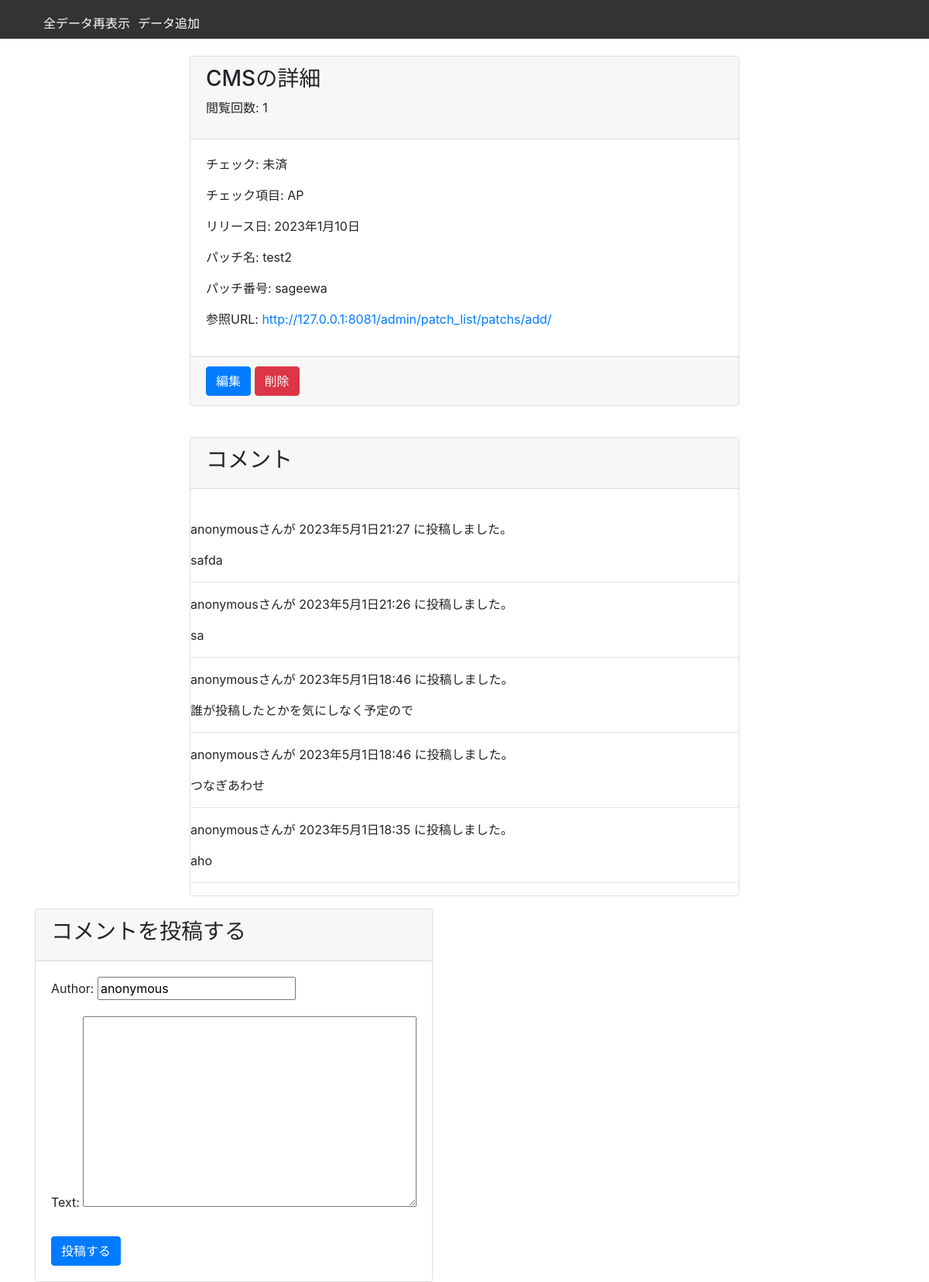
Screenshot of /patch/detail/12/ with the database file from the repository.
### patch_list/models.py (models this page shows, shortened)
class Patchs(models.Model):
    name = models.CharField(max_length=100)
    checks = models.CharField(max_length=100,help_text='チェック有無')
    release_date = models.DateField()
    patch_name = models.CharField(max_length=100)
    patch_no = models.CharField(max_length=100)
    reference_url = models.URLField()
    updated_at = models.DateTimeField(auto_now=True)
    impact_check = models.BooleanField(default=False)
    created_at = models.DateTimeField(auto_now_add=True)
    views_count = models.IntegerField(default=0)
    Remark = models.TextField(max_length=10000, blank=True)
    Notes = models.TextField(max_length=10000, blank=True)
    class Meta:
        ordering = ['-updated_at']
        db_table = "patchlists"

class Comment(models.Model):
    patchs = models.ForeignKey(Patchs, on_delete=models.CASCADE, related_query_name='comments')
    author = models.CharField(default="anonymous", max_length=200)
    text = models.TextField()
    created_date = models.DateTimeField(default=timezone.now)
    class Meta:
        ordering = ['-created_date']

### patch_list/views.py (the view, shortened to what this page needs)
# urls.py: path('detail/<int:pk>/', views.PatchDetailView.as_view(), name='detail'),
class PatchDetailView(DetailView):
    model = Patchs
    template_name = 'patch/patch_detail.html'
    context_object_name = 'patch_list'
    def get(self, request, *args, **kwargs):
        obj = self.get_object()
        obj.views_count += 1
        obj.save()
        return super().get(request, *args, **kwargs)
    def get_context_data(self, **kwargs):
        context = super().get_context_data(**kwargs)
        context['comments'] = Comment.objects.filter(patchs=self.get_object())
        context['form'] = CommentForm()
        return context

### patch_list/forms.py
class CommentForm(forms.ModelForm):
    class Meta:
        model = Comment
        fields = ('author', 'text')

### templates/patch/patch_detail.html (shortened to what this page needs)
{% extends 'base_for_patch.html' %}
{% block content %}
    <div class="container">
        <div class="row">
            <div class="col-md-8 mx-auto">
                <div class="card mt-5">
                    <div class="card-header">
                        <h3>{{ patch_list.name }}の詳細</h3>
                        <p>閲覧回数: {{ patch_list.views_count }}</p>
                    </div>
                    <div class="card-body">
                        <p>チェック: {% if patch_list.impact_check %}済み{% else %}未済{% endif %}</p>
                        <p>チェック項目: {{ patch_list.checks }}</p>
                        <p>リリース日: {{ patch_list.release_date }}</p>
                        <p>パッチ名: {{ patch_list.patch_name }}</p>
                        <p>パッチ番号: {{ patch_list.patch_no }}</p>
                        <p>参照URL: <a href="{{ patch_list.reference_url }}" target="_blank">{{ patch_list.reference_url }}</a>
                        </p>
                    </div>
                    <div class="card-footer">
                        <a href="{% url 'patch_list:update' patch_list.pk %}" class="btn btn-primary">編集</a>
                        <a href="{% url 'patch_list:delete' patch_list.pk %}" class="btn btn-danger"
                           onclick="if(!confirm('本当に削除しますか？')){return false;}">削除</a>
                    </div>
                </div>
                <br>
                <div class="card mt-3">
                    <div class="card-header">
                        <h3>コメント</h3>
                    </div>
                    <div class="card-body"></div>
                    {% for comment in comments %}
                        <div class="comment">
                            <p class="info"> {{ comment.author }}さんが {{ comment.created_date }} に投稿しました。</p>
                            <p> {{ comment.text | linebreaks }}</p>
                          <hr>
                        </div>
                    {% empty %}
                        <p>コメントはありません</p>
                    {% endfor %}
                </div>
            </div>
            <br>
            <div class="card mt-3">
                <div class="card-header">
                    <h3>コメントを投稿する</h3>
                </div>
                <div class="card-body">
                    <form method="POST">
                        {{ form.as_p }}
                        <button type="submit" class="btn btn-primary mt-2">投稿する</button>
                    </form>
                </div>
            </div>
        </div>
    </div>
{% endblock %}

### rows the page displays
Patchs: name "CMS", views_count "1", checks "AP", release_date "2023年1月10日", patch_name "test2", patch_no "sageewa", reference_url "http://127.0.0.1:8081/admin/patch_list/patchs/add/"
Comment: author "anonymous", created_date "2023年5月1日21:27", text "safda"
Comment: author "anonymous", created_date "2023年5月1日21:26", text "sa"
Comment: author "anonymous", created_date "2023年5月1日18:46", text "誰が投稿したとかを気にしなく予定ので"
Comment: author "anonymous", created_date "2023年5月1日18:46", text "つなぎあわせ"
Comment: author "anonymous", created_date "2023年5月1日18:35", text "aho"
